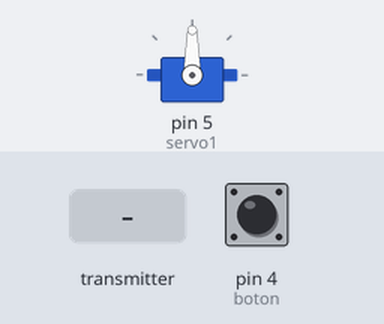
Recording of a sketch running on a simulated Arduino Uno, built with avr-gcc and run on an emulated ATmega328P. On the bench: servo. The test bench sets the inputs (shaded band); at power-on: pin 4 (boton) LOW. No radio packets arrive unless stated.

Above: at 1.2 s.
1.3 s: the transmitter starts sending angulo = 0
At 1.6 s:
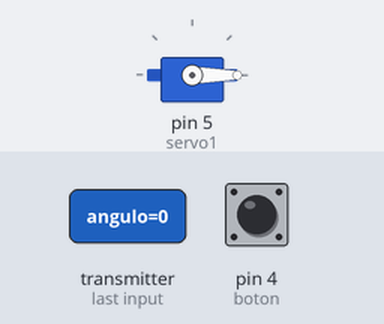
2.8 s: the transmitter starts sending angulo = 256
At 3.9 s:
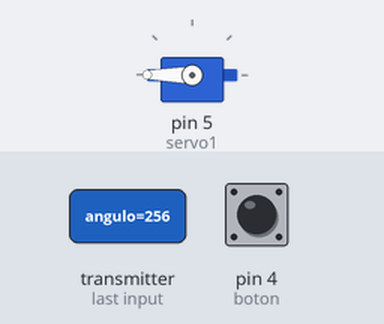
4.3 s: the transmitter starts sending angulo = 1023
At 5.0 s:
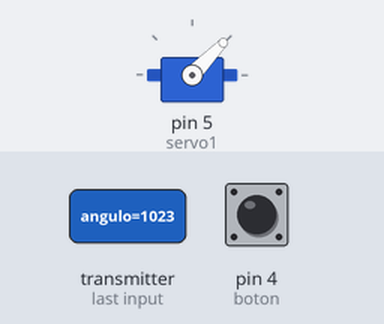
5.8 s: the transmitter starts sending angulo = 512
At 6.1 s:
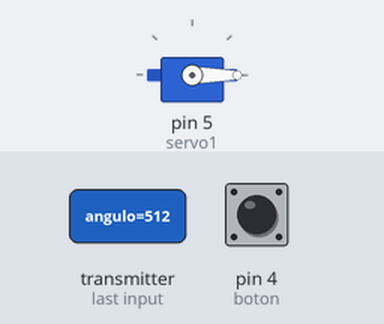
Timing chart, 0 to 8.3 s (numbered marks = the images above; inputs shaded):
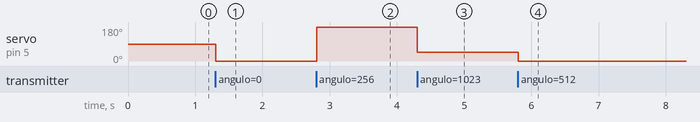

Measured:
- after the input at 1.3 s, servo on pin 5 (servo1): 90° → 0° at once
- after the input at 2.8 s, servo on pin 5 (servo1): 0° → 180° at once
- after the input at 4.3 s, servo on pin 5 (servo1): 180° → 46° at once
- after the input at 5.8 s, servo on pin 5 (servo1): 46° → 0° at once

The sketch:

servo_boton.ino
```cpp
#include<SPI.h>
#include<nRF24L01.h>
#include<RF24.h>
#include<Servo.h>

#define boton 4
RF24 radio(7,8);
const byte direccion[][6]={"00001","00002"};
Servo servo1;
boolean botonestado=0;
void setup() {
  // put your setup code here, to run once:
  pinMode(boton,INPUT);
  servo1.attach(5);
  radio.begin();
  radio.openWritingPipe(direccion[0]);
  radio.openReadingPipe(1,direccion[1]);
  radio.setPALevel(RF24_PA_MIN);
}

void loop() {
  // put your main code here, to run repeatedly:
  delay(5);
  radio.startListening();
  if(radio.available()){
    while(radio.available()){
      int angulo=0;
      radio.read(&angulo,sizeof(angulo));
      servo1.write(angulo);
    }
    delay(5);
    radio.stopListening();
    botonestado=digitalRead(boton);
    radio.write(&botonestado,sizeof(botonestado));
  }

}
```
